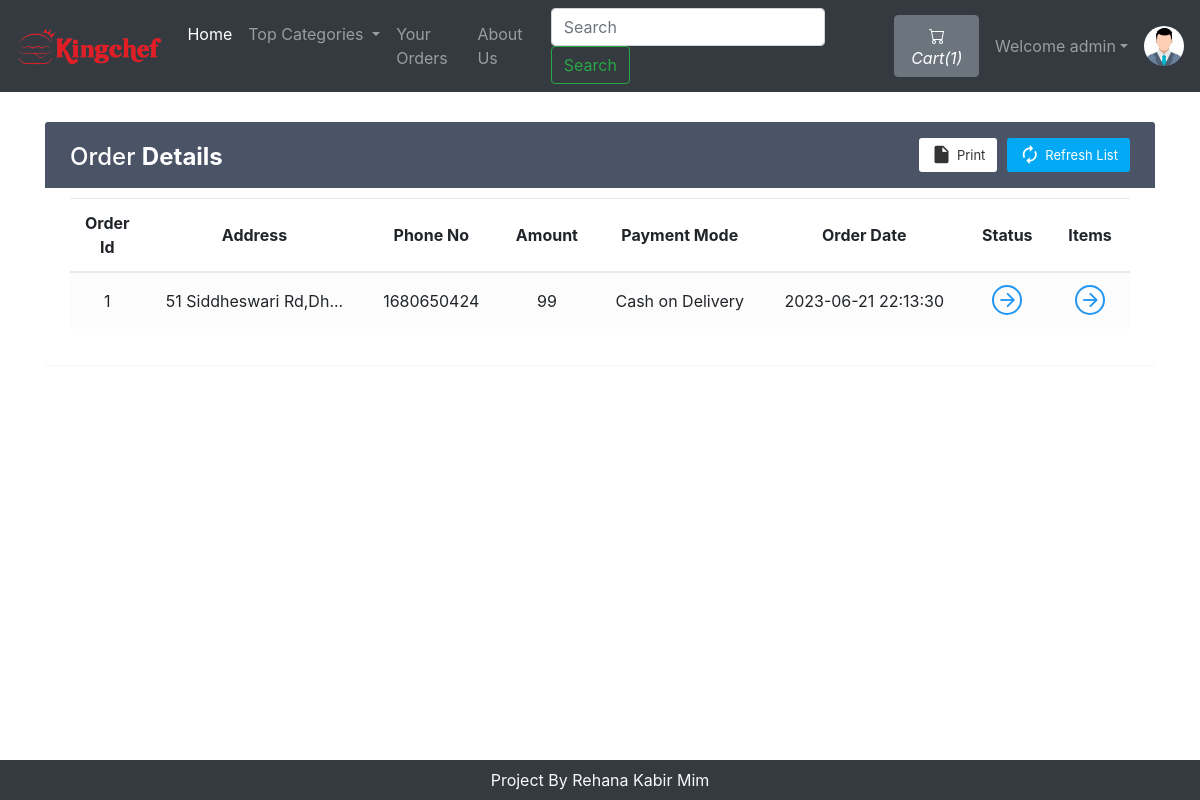
The page /viewOrder.php (signed in) on the database its author committed.
### tables this page shows
CREATE TABLE `orders` (
  `orderId` int(21) NOT NULL,
  `userId` int(21) NOT NULL,
  `address` varchar(255) NOT NULL,
  `zipCode` int(21) NOT NULL,
  `phoneNo` bigint(21) NOT NULL,
  `amount` int(200) NOT NULL,
  `paymentMode` enum('0','1') NOT NULL DEFAULT '0' COMMENT '0=cash on delivery, \r\n1=online ',
  `orderStatus` enum('0','1','2','3','4','5','6') NOT NULL DEFAULT '0' COMMENT '0=Order Placed.\r\n1=Order Confirmed.\r\n2=Preparing your Order.\r\n3=Your order is on the way!\r\n4=Order Delivered.\r\n5=Order Denied.\r\n6=Order Cancelled.',
  `orderDate` datetime NOT NULL DEFAULT current_timestamp()
);

### viewOrder.php (the view, shortened to what this page needs)
<!doctype html>
<html lang="en">
<head>
    <link rel="stylesheet" href="https://stackpath.bootstrapcdn.com/bootstrap/4.5.0/css/bootstrap.min.css">
    <link rel="stylesheet" href="https://use.fontawesome.com/releases/v5.7.2/css/all.css">
</head>
<body>
    <?php include 'partials/_dbconnect.php';?>
    <?php include 'partials/_nav.php';?>
    <?php
    if($loggedin){
    ?>
    <div class="container">
        <div class="table-wrapper" id="empty">
            <div class="table-title">
                <div class="row">
                    <div class="col-sm-4">
                        <h2>Order <b>Details</b></h2>
                    </div>
                    <div class="col-sm-8">
                        <a href="" class="btn btn-primary"><i class="material-icons">&#xE863;</i> <span>Refresh List</span></a>
                        <a href="#" onclick="window.print()" class="btn btn-info"><i class="material-icons">&#xE24D;</i> <span>Print</span></a>
                    </div>
                </div>
            </div>
            <table class="table table-striped table-hover text-center">
                <thead>
                    <tr>
                        <th>Order Id</th>
                        <th>Address</th>
                        <th>Phone No</th>
                        <th>Amount</th>
                        <th>Payment Mode</th>
                        <th>Order Date</th>
                        <th>Status</th>
                        <th>Items</th>
                    </tr>
                </thead>
                <tbody>
                    <?php
                        $sql = "SELECT * FROM `orders` WHERE `userId`= $userId";
                        $result = mysqli_query($conn, $sql);
                        while($row = mysqli_fetch_assoc($result)){
                            $orderId = $row['orderId'];
                            $address = $row['address'];
                            $phoneNo = $row['phoneNo'];
                            $amount = $row['amount'];
                            $orderDate = $row['orderDate'];
                            $paymentMode = $row['paymentMode'];
                            if($paymentMode == 0) {
                                $paymentMode = "Cash on Delivery";
                            }
                            else {
                                $paymentMode = "Online";
                            }
                            echo '<tr>
                                    <td>' . $orderId . '</td>
                                    <td>' . substr($address, 0, 20) . '...</td>
                                    <td>' . $phoneNo . '</td>
                                    <td>' . $amount . '</td>
                                    <td>' . $paymentMode . '</td>
                                    <td>' . $orderDate . '</td>
                                    <td><a href="#" data-toggle="modal" data-target="#orderStatus' . $orderId . '" class="view"><i class="material-icons">&#xE5C8;</i></a></td>
                                    <td><a href="#" data-toggle="modal" data-target="#orderItem' . $orderId . '" class="view" title="View Details"><i class="material-icons">&#xE5C8;</i></a></td>
                                </tr>';
                        }
                            ?>
                </tbody>
            </table>
        </div>
    </div>
    <?php
    }
    else {
        echo '<div class="container" style="min-height : 610px;">
        <div class="alert alert-info my-3">
            <font style="font-size:22px"><center>Check your Order. You need to <strong><a class="alert-link" data-toggle="modal" data-target="#loginModal">Login</a></strong></center></font>
        </div></div>';
    }
    ?>
    <?php
    require 'partials/_footer.php';?>
  </body>
</html>

### viewOrder.php (style rules this page uses)
.table-wrapper { background: #fff; padding: 20px 25px; margin: 30px auto; border-radius: 3px; box-shadow: 0 1px 1px rgba(0,0,0,.05); }
.table-wrapper .btn { float: right; color: #333; background-color: #fff; border-radius: 3px; border: none; outline: none !important; margin-left: 10px; }
.table-wrapper .btn.btn-primary { color: #fff; background: #03A9F4; }
.table-title .btn { font-size: 13px; border: none; }
.table-title .btn i { float: left; font-size: 21px; margin-right: 5px; }
.table-title .btn span { float: left; margin-top: 2px; }
.table-title { color: #fff; background: #4b5366; padding: 16px 25px; margin: -20px -25px 10px; border-radius: 3px 3px 0 0; }
.table-title h2 { margin: 5px 0 0; font-size: 24px; }
table.table tr th, table.table tr td { border-color: #e9e9e9; padding: 12px 15px; vertical-align: middle; }
table.table tr th:first-child { width: 60px; }
table.table tr th:last-child { width: 80px; }
table.table-striped tbody tr:nth-of-type(odd) { background-color: #fcfcfc; }
table.table td a { font-weight: bold; color: #566787; display: inline-block; text-decoration: none; }
table.table td a.view { width: 30px; height: 30px; color: #2196F3; border: 2px solid; border-radius: 30px; text-align: center; }
table.table td a.view i { font-size: 22px; margin: 2px 0 0 1px; }
table { counter-reset: section; }

### rows shown on the page
orders: orderId "1", address "51 Siddheswari Rd,Dh", phoneNo "1680650424", amount "99", paymentMode "Cash on Delivery", orderDate "2023-06-21 22:13:30"

### other values the page prints
$count "1"
$username "admin"
